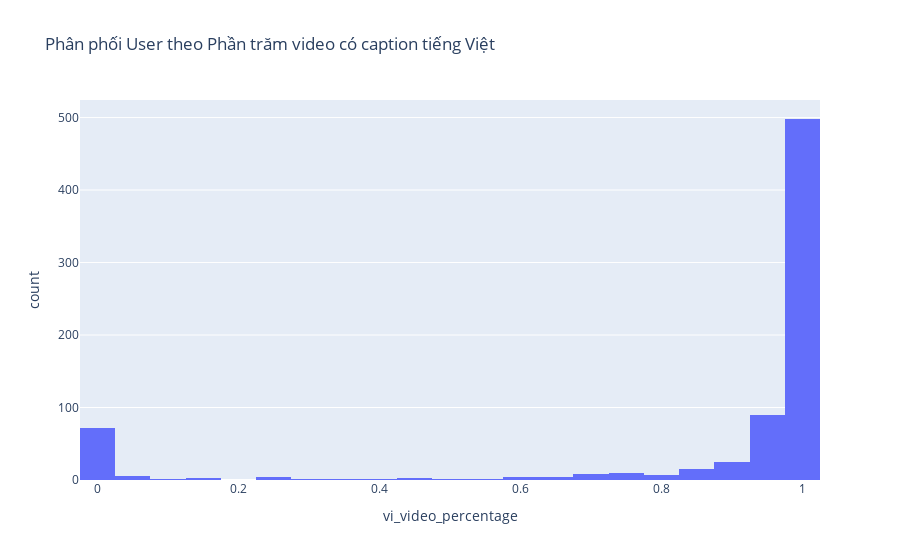

The code cell stored with this chart in its notebook:
### Markdown cell above
#### Visualization

### Code cell
px.histogram(user_stats_df, x='vi_video_percentage',
             title="Phân phối User theo Phần trăm video có caption tiếng Việt")

### Figure 1 — Plotly figure (JSON) as saved in the notebook; plotly's stock layout.template omitted (floating-point values rounded to 4 significant figures; data arrays with more than 128 entries replaced by an {"elided": "..."} marker saying what was removed)
{"data": [{"bingroup": "x", "hovertemplate": "vi_video_percentage=%{x}<br>count=%{y}<extra></extra>", "legendgroup": "", "marker": {"color": "#636efa", "pattern": {"shape": ""}}, "name": "", "orientation": "v", "showlegend": false, "type": "histogram", "x": {"elided": "758 float values"}, "xaxis": "x", "yaxis": "y"}], "layout": {"barmode": "relative", "legend": {"tracegroupgap": 0}, "title": {"text": "Phân phối User theo Phần trăm video có caption tiếng Việt"}, "xaxis": {"anchor": "y", "domain": [0, 1], "title": {"text": "vi_video_percentage"}}, "yaxis": {"anchor": "x", "domain": [0, 1], "title": {"text": "count"}}}}
